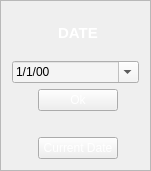
     <widget class="QFrame" name="frame_2">
      <property name="geometry">
       <rect>
        <x>895</x>
        <y>228</y>
        <width>151</width>
        <height>171</height>
       </rect>
      </property>
      <property name="styleSheet">
       <string notr="true">color:white;</string>
      </property>
      <property name="frameShape">
       <enum>QFrame::StyledPanel</enum>
      </property>
      <property name="frameShadow">
       <enum>QFrame::Raised</enum>
      </property>
      <layout class="QGridLayout" name="gridLayout_2">
       <item row="0" column="2">
        <widget class="QLabel" name="label_26">
         <property name="text">
          <string>&lt;!DOCTYPE HTML PUBLIC &quot;-//W3C//DTD HTML 4.0//EN&quot; &quot;http://www.w3.org/TR/REC-html40/strict.dtd&quot;&gt;
&lt;html&gt;&lt;head&gt;&lt;meta name=&quot;qrichtext&quot; content=&quot;1&quot; /&gt;&lt;style type=&quot;text/css&quot;&gt;
p, li { white-space: pre-wrap; }
&lt;/style&gt;&lt;/head&gt;&lt;body style=&quot; font-family:'Sans Serif'; font-size:11pt; font-weight:600; font-style:normal;&quot;&gt;
&lt;table style=&quot;-qt-table-type: root; margin-top:4px; margin-bottom:4px; margin-left:4px; margin-right:4px;&quot;&gt;
&lt;tr&gt;
&lt;td style=&quot;border: none;&quot;&gt;
&lt;p align=&quot;center&quot; style=&quot; margin-top:0px; margin-bottom:0px; margin-left:0px; margin-right:0px; -qt-block-indent:0; text-indent:0px;&quot;&gt;DATE&lt;/p&gt;&lt;/td&gt;&lt;/tr&gt;&lt;/table&gt;&lt;/body&gt;&lt;/html&gt;</string>
         </property>
        </widget>
       </item>
       <item row="1" column="0" colspan="4">
        <widget class="QDateEdit" name="dateEdit">
         <property name="font">
          <font>
           <pointsize>9</pointsize>
          </font>
         </property>
         <property name="cursor">
          <cursorShape>PointingHandCursor</cursorShape>
         </property>
         <property name="styleSheet">
          <string notr="true">background-color: rgb(244, 244, 244);color:black;</string>
         </property>
         <property name="displayFormat">
          <string>d/M/yy</string>
         </property>
         <property name="calendarPopup">
          <bool>true</bool>
         </property>
         <property name="timeSpec">
          <enum>Qt::LocalTime</enum>
         </property>
        </widget>
       </item>
       <item row="2" column="2">
        <widget class="QPushButton" name="pushButton">
         <property name="cursor">
          <cursorShape>PointingHandCursor</cursorShape>
         </property>
         <property name="focusPolicy">
          <enum>Qt::NoFocus</enum>
         </property>
         <property name="text">
          <string>Ok</string>
         </property>
        </widget>
       </item>
       <item row="2" column="3">
        <spacer name="horizontalSpacer_3">
         <property name="orientation">
          <enum>Qt::Horizontal</enum>
         </property>
         <property name="sizeHint" stdset="0">
          <size>
           <width>40</width>
           <height>20</height>
          </size>
         </property>
        </spacer>
       </item>
       <item row="2" column="0">
        <spacer name="horizontalSpacer_4">
         <property name="orientation">
          <enum>Qt::Horizontal</enum>
         </property>
         <property name="sizeHint" stdset="0">
          <size>
           <width>40</width>
           <height>20</height>
          </size>
         </property>
        </spacer>
       </item>
       <item row="4" column="2">
        <widget class="QPushButton" name="pushButton_2">
         <property name="cursor">
          <cursorShape>PointingHandCursor</cursorShape>
         </property>
         <property name="focusPolicy">
          <enum>Qt::NoFocus</enum>
         </property>
         <property name="text">
          <string>Current Date</string>
         </property>
        </widget>
       </item>
       <item row="3" column="2">
        <spacer name="horizontalSpacer_6">
         <property name="orientation">
          <enum>Qt::Horizontal</enum>
         </property>
         <property name="sizeHint" stdset="0">
          <size>
           <width>40</width>
           <height>20</height>
          </size>
         </property>
        </spacer>
       </item>
      </layout>
     </widget>
